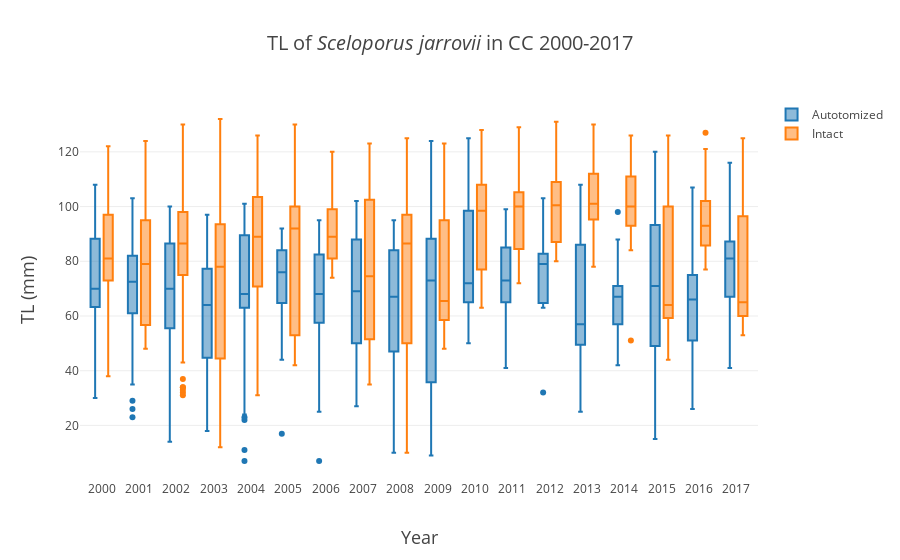

Notebook cell for this chart:
### Markdown cell above
##### Histogram of TL (Intact vs. Autotomized)

### Code cell
BoxAut = go.Box(x=df_firstInYear.loc[(df_firstInYear.autotomized)]['year'], 
                y = df_firstInYear.loc[(df_firstInYear.autotomized)].tl
                      ,name='Autotomized')
BoxIntact = go.Box(x=df_firstInYear.loc[(df_firstInYear.autotomized==False)]['year'], 
              y = df_firstInYear.loc[(df_firstInYear.autotomized==False)].tl
                    ,name='Intact')
# Autotomized = go.Scatter(x=TLbyYear.loc[(TLbyYear.autotomized)]['year'], 
#                    y = TLbyYear.loc[(TLbyYear.autotomized)]['50%']
#                       ,name='Autotomized')
# Intact = go.Scatter(x=TLbyYear.loc[~(TLbyYear.autotomized)]['year'], 
#               y = TLbyYear.loc[~(TLbyYear.autotomized)]['50%']
#                     ,name='Intact')
data = [BoxAut,BoxIntact]
layout = go.Layout(
    title = 'TL of <i>Sceloporus jarrovii</i> in CC 2000-2017',
    titlefont = dict(
        size = 20),
    xaxis = dict(
        dtick = 1,
        title = 'Year',
        titlefont = dict(
            size = 18)),
    yaxis = dict(
        title = 'TL (mm)',
        titlefont = dict(
            size = 18)),
boxmode='group')

fig = go.Figure(
        data = data,
        layout = layout)
iplot(fig, filename = 'TL of Sceloporus jarrovii in CC 2000-2017.html')
plot(fig, filename = 'TL of Sceloporus jarrovii in CC 2000-2017.html')

### Figure 1 — Plotly figure (JSON) as saved in the notebook; plotly's stock layout.template omitted (floating-point values rounded to 4 significant figures; data arrays with more than 128 entries replaced by an {"elided": "..."} marker saying what was removed)
{"data": [{"name": "Autotomized", "type": "box", "uid": "f64557a6-aa86-11e9-8c41-90324b8dd25e", "x": {"elided": "435 int values"}, "y": {"elided": "435 int values"}}, {"name": "Intact", "type": "box", "uid": "f64557a7-aa86-11e9-bcbe-90324b8dd25e", "x": {"elided": "1036 int values"}, "y": {"elided": "1036 int values"}}], "layout": {"boxmode": "group", "title": "TL of <i>Sceloporus jarrovii</i> in CC 2000-2017", "titlefont": {"size": 20}, "xaxis": {"dtick": 1, "title": "Year", "titlefont": {"size": 18}}, "yaxis": {"title": "TL (mm)", "titlefont": {"size": 18}}}}
